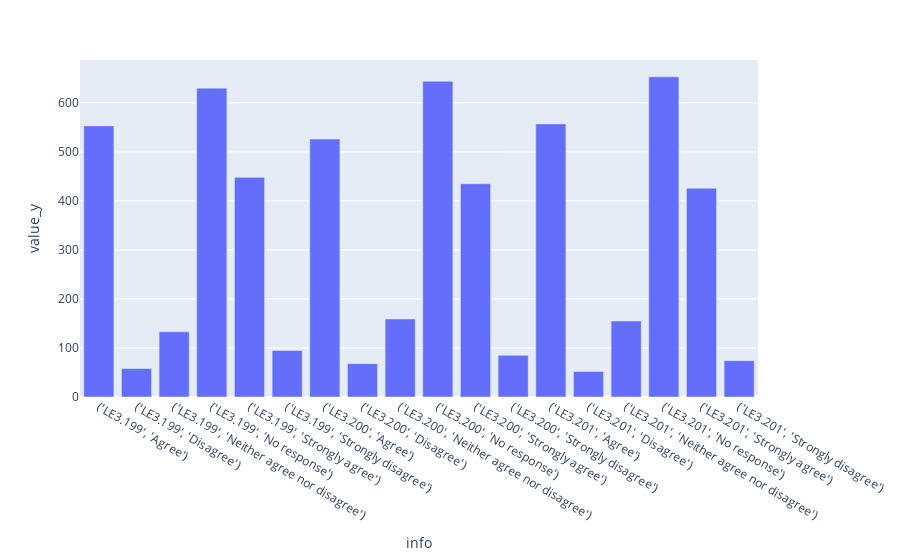

Here is the notebook cell this chart was saved with:
### Code cell
px.bar(yes_next_2, x='info', y= 'value_y')

### Figure 1 — Plotly figure (JSON) as saved in the notebook; plotly's stock layout.template omitted (floating-point values rounded to 4 significant figures)
{"data": [{"alignmentgroup": "True", "hovertemplate": "info=%{x}<br>value_y=%{y}<extra></extra>", "legendgroup": "", "marker": {"color": "#636efa", "pattern": {"shape": ""}}, "name": "", "offsetgroup": "", "orientation": "v", "showlegend": false, "textposition": "auto", "type": "bar", "x": ["('LE3.199', 'Agree')", "('LE3.199', 'Disagree')", "('LE3.199', 'Neither agree nor disagree')", "('LE3.199', 'No response')", "('LE3.199', 'Strongly agree')", "('LE3.199', 'Strongly disagree')", "('LE3.200', 'Agree')", "('LE3.200', 'Disagree')", "('LE3.200', 'Neither agree nor disagree')", "('LE3.200', 'No response')", "('LE3.200', 'Strongly agree')", "('LE3.200', 'Strongly disagree')", "('LE3.201', 'Agree')", "('LE3.201', 'Disagree')", "('LE3.201', 'Neither agree nor disagree')", "('LE3.201', 'No response')", "('LE3.201', 'Strongly agree')", "('LE3.201', 'Strongly disagree')"], "xaxis": "x", "y": [553, 58, 133, 630, 448, 95, 526, 68, 159, 644, 435, 85, 557, 52, 155, 653, 426, 74], "yaxis": "y"}], "layout": {"autosize": true, "barmode": "relative", "legend": {"tracegroupgap": 0}, "margin": {"t": 60}, "xaxis": {"anchor": "y", "autorange": true, "domain": [0, 1], "range": [-0.5, 17.5], "title": {"text": "info"}, "type": "category"}, "yaxis": {"anchor": "x", "autorange": true, "domain": [0, 1], "range": [0, 687.4], "title": {"text": "value_y"}, "type": "linear"}}}
